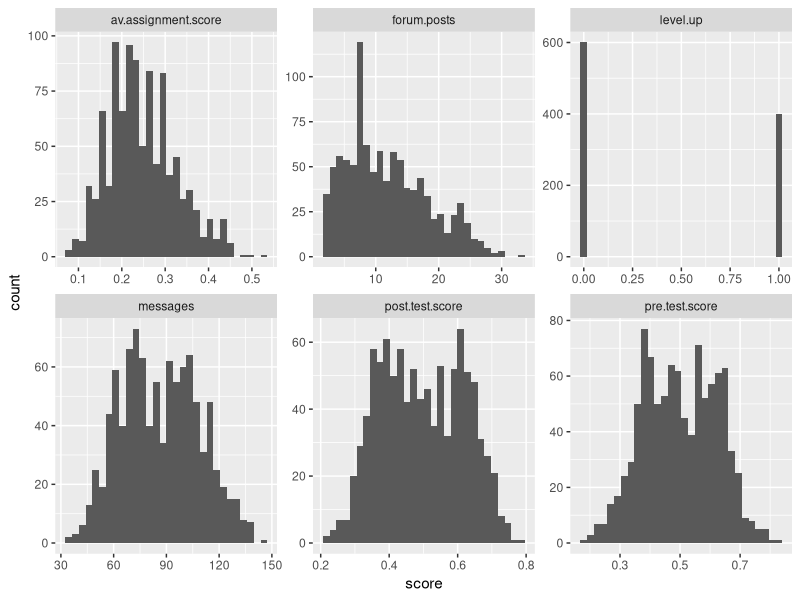
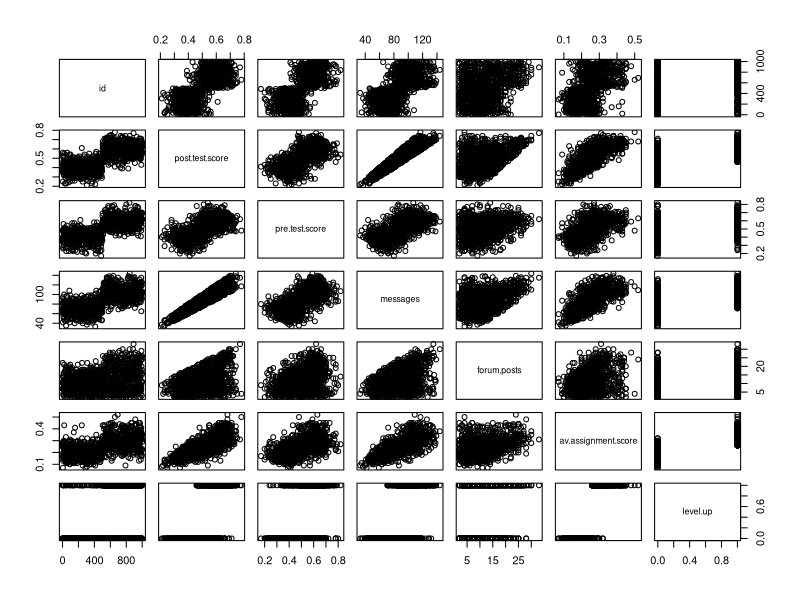
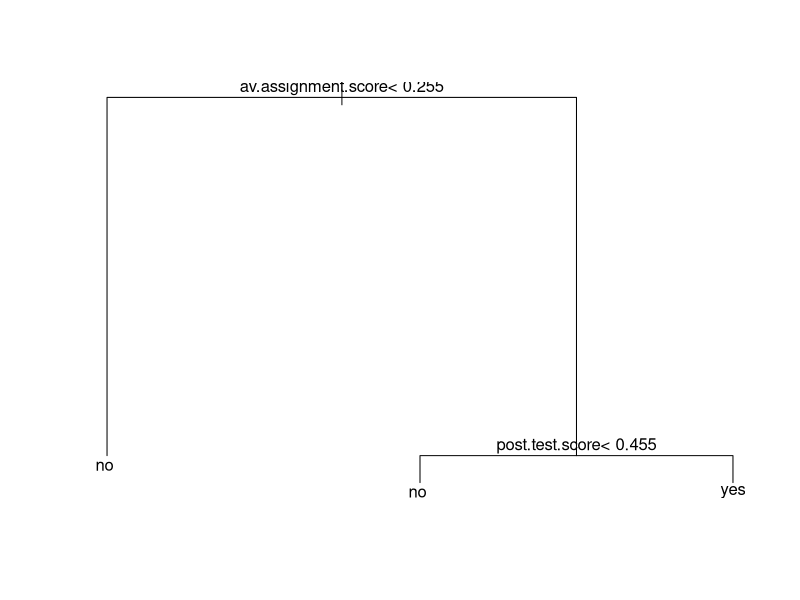
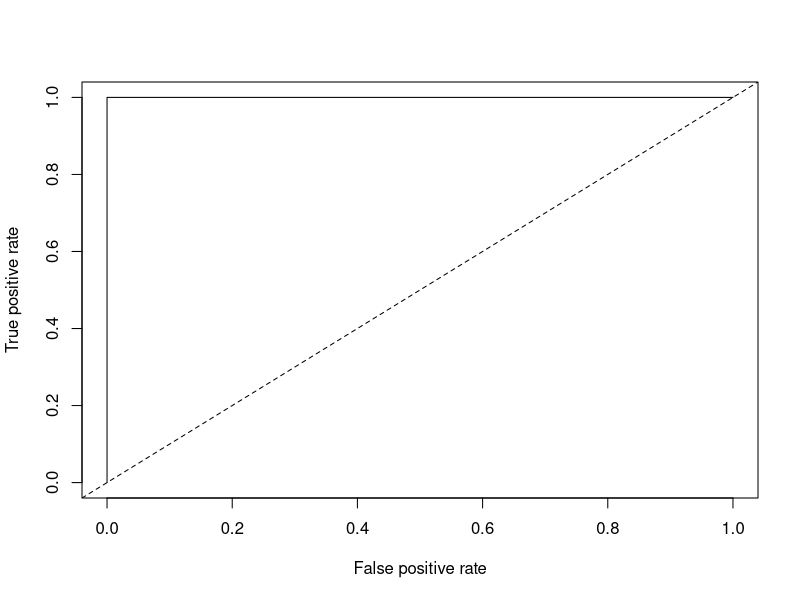
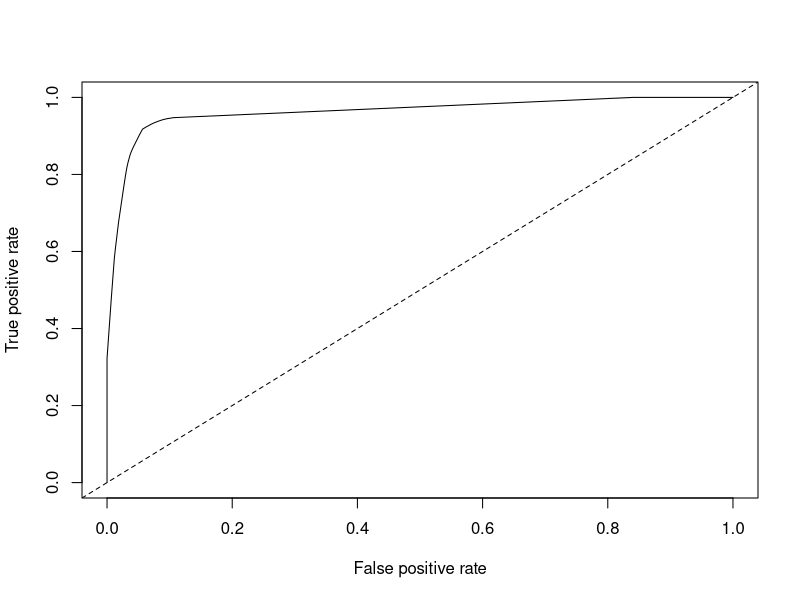

The R source for these figures, in order:
## ---- chunk 1
D1 <- read.csv("online.data.csv")
## ---- chunk 2
#Start by creating histograms of the distributions for all variables (#HINT: look up "facet" in the ggplot documentation)
library(ggplot2)
library(dplyr)
library(tidyr)
D2 <- D1
D2$level.up <- ifelse(D1$level.up == "yes",1,0)
D3 <- gather(D2, "measure", "score", 2:7)
t <- ggplot(D3, aes(score)) + facet_wrap(~measure, scales = "free") 
t+ geom_histogram()

#Try to capture an intution about the data and the relationships
pairs(D2)

## ---- chunk 3
#Create a classification tree that predicts whether a student "levels up" in the online course using three variables of your choice (As we did last time, set all controls to their minimums)
library(rpart)
c.tree1 <- rpart(level.up ~ post.test.score + pre.test.score + messages + forum.posts + av.assignment.score, method = "class", data = D1, control=rpart.control(minsplit=1, minbucket=1, cp=0.001))
printcp(c.tree1) # actually using av.assignment.score and post.test.score 
plot(c.tree1)
text(c.tree1)
# choose 2 variables
c.tree2 <- rpart(level.up ~ pre.test.score + messages, method = "class", data = D1, control=rpart.control(minsplit=1, minbucket=1, cp=0.001))

#Plot and generate a CP table for your tree 
printcp(c.tree2)
post(c.tree2, file = "tree.ps", title = "level-up") 

#Generate a probability value that represents the probability that a student levels up based your classification tree 
D1$pred <- predict(c.tree1, type = "prob")[,2]
D1$pred1 <- predict(c.tree2, type = "prob")[,2]
#Last class we used type = "class" which predicted the classification for us, this time we are using type = "prob" to see the probability that our classififcation is based on.
## ---- chunk 4
library(ROCR)

#Plot the curve
pred.detail <- prediction(D1$pred, D1$level.up) 
plot(performance(pred.detail, "tpr", "fpr"))
abline(0, 1, lty = 2)

#Calculate the Area Under the Curve
unlist(slot(performance(pred.detail,"auc"), "y.values")) # 1
#Unlist liberates the AUC value from the "performance" object created by ROCR

#Now repeat this process, but using the variables you did not use for the previous model and compare the plots & results of your two models. Which one do you think was the better model? Why?
pred1.detail <- prediction(D1$pred1, D1$level.up) 
plot(performance(pred1.detail, "tpr", "fpr"))
abline(0, 1, lty = 2)
unlist(slot(performance(pred1.detail,"auc"), "y.values")) # 0.9622563

# the first model was better, because it predict better since the true positive rate is closer to 1.


## ---- chunk 5
#Look at the ROC plot for your first model. Based on this plot choose a probability threshold that balances capturing the most correct predictions against false positives. Then generate a new variable in your data set that classifies each student according to your chosen threshold.

D1$threshold.pred1 <- ifelse(D1$pred1 >= 0.6, "yes", "no")

#Now generate three diagnostics:

D1$accuracy.model1 <- mean(ifelse(D1$level.up == D1$threshold.pred1, 1, 0))

D1$truepos.model1 <- ifelse(D1$level.up == "yes" & D1$threshold.pred1 == "yes", 1, 0)
D1$falsepos.model1 <- ifelse(D1$level.up == "no" & D1$threshold.pred1 == "yes", 1,0)
D1$falseneg.model1 <- ifelse(D1$level.up == "yes" & D1$threshold.pred1 == "no", 1,0)
D1$precision.model1 <- sum(D1$truepos.model1)/(sum(D1$truepos.model1) + sum(D1$falsepos.model1))

D1$recall.model1 <- sum(D1$truepos.model1)/(sum(D1$truepos.model1) + sum(D1$falseneg.model1))

#Finally, calculate Kappa for your model according to:

#First generate the table of comparisons
table1 <- table(D1$level.up, D1$threshold.pred1)
table1

#Convert to matrix
matrix1 <- as.matrix(table1)
matrix1

#Calculate kappa
kappa(matrix1, exact = TRUE)/kappa(matrix1) # 1.093018
## ---- chunk 6
#Now choose a different threshold value and repeat these diagnostics. What conclusions can you draw about your two thresholds?
D1$threshold.pred2 <- ifelse(D1$pred1 >= 0.9, "yes", "no")

D1$accuracy.model2 <- mean(ifelse(D1$level.up == D1$threshold.pred1, 1, 0))

D1$truepos.model2 <- ifelse(D1$level.up == "yes" & D1$threshold.pred2 == "yes", 1, 0)
D1$falsepos.model2 <- ifelse(D1$level.up == "no" & D1$threshold.pred2 == "yes", 1,0)
D1$falseneg.model2 <- ifelse(D1$level.up == "yes" & D1$threshold.pred2 == "no", 1,0)
D1$precision.model2 <- sum(D1$truepos.model2)/(sum(D1$truepos.model2) + sum(D1$falsepos.model2))

D1$recall.model2 <- sum(D1$truepos.model2)/(sum(D1$truepos.model2) + sum(D1$falseneg.model2))

table2 <- table(D1$level.up, D1$threshold.pred2)
table2

matrix2 <- as.matrix(table2)
matrix2

kappa(matrix2, exact = TRUE)/kappa(matrix1) # 1.621722
